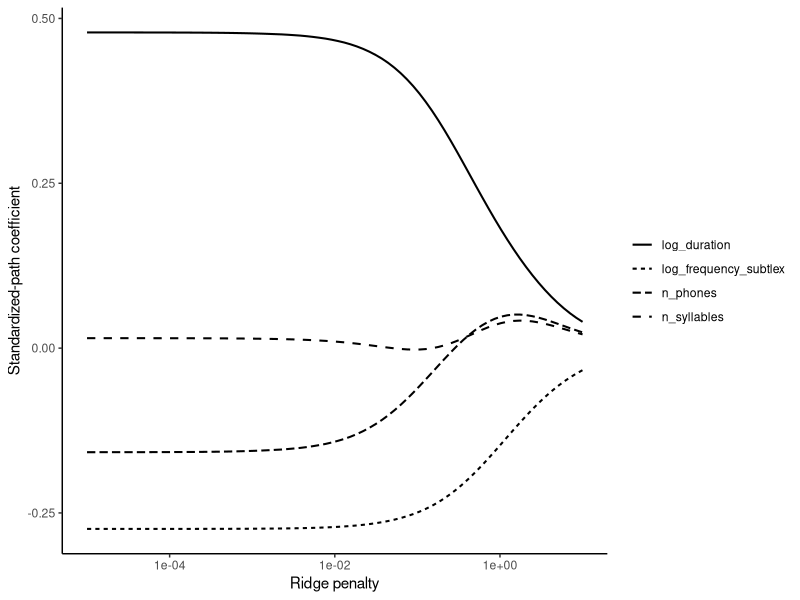
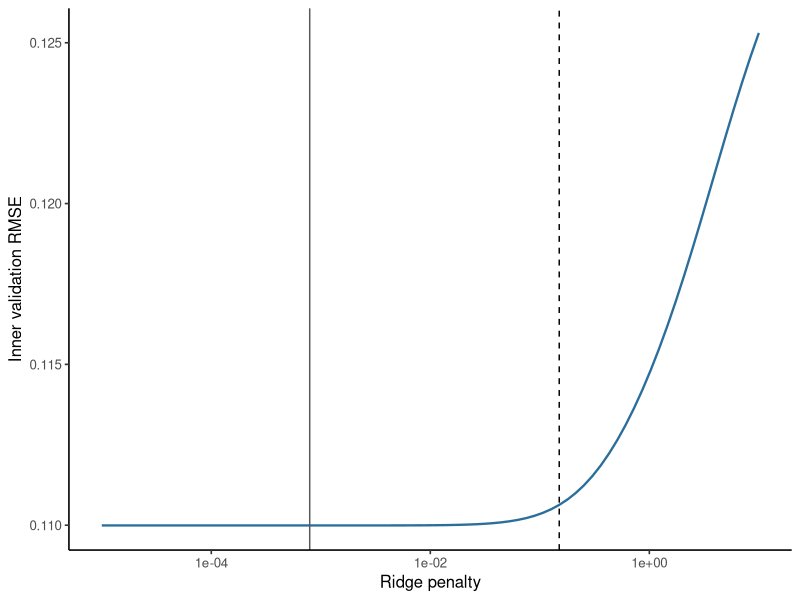

R code for these plots, in order:
## ---- chunk 1
#| label: validate-mald-ridge
library(ggplot2)
library(glmnet)

mald <- read.csv("data/mald/mald-items.csv", stringsAsFactors = FALSE)
X <- model.matrix(
  ~ log_frequency_subtlex + log_duration + n_phones + n_syllables,
  data = mald
)[, -1, drop = FALSE]
y <- mald$mean_log_rt

n_folds <- 10L
test_proportion <- 0.2
set.seed(20261020)
outer_test <- sample(
  c(TRUE, FALSE),
  size = nrow(mald),
  replace = TRUE,
  prob = c(test_proportion, 1 - test_proportion)
)
development_rows <- which(!outer_test)
test_rows <- which(outer_test)
fold_id <- sample(rep(seq_len(n_folds), length.out = length(development_rows)))
penalty_grid <- 10^seq(-5, 1, length.out = 80L)
ridge_mixing <- 0
fold_mse <- matrix(NA_real_, nrow = n_folds, ncol = length(penalty_grid))
fold_sizes <- integer(n_folds)

for (fold in seq_len(n_folds)) {
  inner_training_rows <- development_rows[fold_id != fold]
  inner_validation_rows <- development_rows[fold_id == fold]
  fold_sizes[[fold]] <- length(inner_validation_rows)

  inner_training_X <- X[inner_training_rows, , drop = FALSE]
  inner_x_means <- colMeans(inner_training_X)
  inner_x_scales <- sqrt(colMeans(sweep(
    inner_training_X,
    2L,
    inner_x_means,
    `-`
  )^2))
  inner_training_X <- sweep(
    sweep(inner_training_X, 2L, inner_x_means, `-`),
    2L,
    inner_x_scales,
    `/`
  )
  inner_validation_X <- sweep(
    sweep(
      X[inner_validation_rows, , drop = FALSE],
      2L,
      inner_x_means,
      `-`
    ),
    2L,
    inner_x_scales,
    `/`
  )
  inner_y_mean <- mean(y[inner_training_rows])
  inner_y_scale <- sqrt(mean(
    (y[inner_training_rows] - inner_y_mean)^2
  ))
  inner_training_y <-
    (y[inner_training_rows] - inner_y_mean) / inner_y_scale

  ridge_fit <- glmnet(
    x = inner_training_X,
    y = inner_training_y,
    alpha = ridge_mixing,
    lambda = penalty_grid,
    standardize = FALSE,
    intercept = FALSE
  )
  current_predictions <- inner_y_mean + inner_y_scale * predict(
      ridge_fit,
      newx = inner_validation_X,
      s = penalty_grid
    )
  fold_mse[fold, ] <- colMeans(
    (y[inner_validation_rows] - current_predictions)^2
  )
}

mean_mse <- colMeans(fold_mse)
se_mse <- apply(fold_mse, 2, sd) / sqrt(n_folds)
minimum_index <- which.min(mean_mse)
one_se_candidates <- which(
  mean_mse <= mean_mse[minimum_index] + se_mse[minimum_index]
)
one_se_index <- max(one_se_candidates)
lambda_min <- penalty_grid[minimum_index]
lambda_one_se <- penalty_grid[one_se_index]

development_X <- X[development_rows, , drop = FALSE]
development_y <- y[development_rows]
n_development <- length(development_y)
x_means <- colMeans(development_X)
x_scales <- sqrt(colMeans(sweep(
  development_X,
  2L,
  x_means,
  `-`
)^2))
X_standardized <- sweep(
  sweep(development_X, 2L, x_means, `-`),
  2L,
  x_scales,
  `/`
)
y_mean <- mean(development_y)
y_centered <- development_y - y_mean
y_scale <- sqrt(mean(y_centered^2))
y_standardized <- y_centered / y_scale

selected_ridge_fit <- glmnet(
  x = X_standardized,
  y = y_standardized,
  alpha = ridge_mixing,
  lambda = lambda_one_se,
  standardize = FALSE,
  intercept = FALSE,
  thresh = 1e-14,
  maxit = 1000000L
)

ridge_standardized_by_hand <- drop(solve(
  crossprod(X_standardized) +
    n_development * lambda_one_se * diag(ncol(X_standardized)),
  crossprod(X_standardized, y_standardized)
))
ridge_slopes_by_hand <- y_scale * ridge_standardized_by_hand / x_scales
ridge_intercept_by_hand <-
  y_mean - sum(x_means * ridge_slopes_by_hand)
ridge_coefficients_by_hand <- c(
  `(Intercept)` = ridge_intercept_by_hand,
  setNames(ridge_slopes_by_hand, colnames(development_X))
)
ridge_standardized_glmnet <- drop(as.matrix(coef(
  selected_ridge_fit,
  s = lambda_one_se
)))[-1L]
ridge_slopes_glmnet <- y_scale * ridge_standardized_glmnet / x_scales
ridge_intercept_glmnet <-
  y_mean - sum(x_means * ridge_slopes_glmnet)
ridge_coefficients_glmnet <- c(
  `(Intercept)` = ridge_intercept_glmnet,
  setNames(ridge_slopes_glmnet, colnames(development_X))
)

ridge_coefficient_check <- data.frame(
  term = names(ridge_coefficients_by_hand),
  direct_calculation = ridge_coefficients_by_hand,
  glmnet = ridge_coefficients_glmnet,
  absolute_difference = abs(
    ridge_coefficients_by_hand - ridge_coefficients_glmnet
  ),
  row.names = NULL
)
ridge_standardized_check <- data.frame(
  term = colnames(X_standardized),
  direct_standardized = ridge_standardized_by_hand,
  glmnet_standardized = ridge_standardized_glmnet,
  absolute_difference = abs(
    ridge_standardized_by_hand - ridge_standardized_glmnet
  )
)

ridge_test_prediction <- as.numeric(
  ridge_intercept_glmnet +
    X[test_rows, , drop = FALSE] %*% ridge_slopes_glmnet
)

ols_fit <- lm(
  mean_log_rt ~ log_frequency_subtlex + log_duration +
    n_phones + n_syllables,
  data = mald[development_rows, ]
)

A_lambda_inverse <- solve(
  crossprod(X_standardized) +
    n_development * lambda_one_se * diag(ncol(X_standardized))
)
sigma2_standardized_plugin <-
  summary(ols_fit)$sigma^2 / y_scale^2
ridge_sampling_covariance_standardized <-
  sigma2_standardized_plugin *
  A_lambda_inverse %*% crossprod(X_standardized) %*%
  A_lambda_inverse
ridge_posterior_covariance_standardized <-
  sigma2_standardized_plugin * A_lambda_inverse
return_to_original_units <- diag(y_scale / x_scales)
ridge_sampling_covariance_original <-
  return_to_original_units %*%
  ridge_sampling_covariance_standardized %*%
  return_to_original_units
ridge_posterior_covariance_original <-
  return_to_original_units %*%
  ridge_posterior_covariance_standardized %*%
  return_to_original_units
ridge_conditional_uncertainty <- data.frame(
  term = colnames(X_standardized),
  fixed_lambda_sampling_se = sqrt(diag(
    ridge_sampling_covariance_original
  )),
  fixed_lambda_posterior_sd = sqrt(diag(
    ridge_posterior_covariance_original
  )),
  row.names = NULL
)

ols_test_prediction <- predict(
  ols_fit,
  newdata = mald[test_rows, ]
)

ridge_rmse <- sqrt(mean((y[test_rows] - ridge_test_prediction)^2))
ols_rmse <- sqrt(mean((y[test_rows] - ols_test_prediction)^2))

stopifnot(
  nrow(mald) == length(unique(mald$item)),
  all(is.finite(ridge_test_prediction)),
  all(is.finite(ols_test_prediction)),
  length(intersect(development_rows, test_rows)) == 0L,
  diff(range(fold_sizes)) <= 1L,
  lambda_one_se >= lambda_min,
  max(abs(
    ridge_standardized_by_hand - ridge_standardized_glmnet
  )) < 1e-7,
  max(abs(
    ridge_coefficients_by_hand - ridge_coefficients_glmnet
  )) < 1e-7
)

data.frame(
  method = c("ridge: one-SE rule", "ordinary least squares"),
  outer_test_items = length(test_rows),
  outer_test_rmse = c(ridge_rmse, ols_rmse)
)
ridge_coefficient_check
ridge_standardized_check
ridge_conditional_uncertainty
## ---- chunk 2
#| label: show-mald-ridge-path
full_path <- glmnet(
  x = X_standardized,
  y = y_standardized,
  alpha = 0, # dqr-allow: algorithm-setting
  lambda = penalty_grid,
  standardize = FALSE,
  intercept = FALSE
)
path_matrix <- as.matrix(coef(full_path))[-1, , drop = FALSE]
path_data <- do.call(rbind, lapply(seq_len(nrow(path_matrix)), function(j) {
  data.frame(
    lambda = full_path$lambda,
    coefficient = rownames(path_matrix)[[j]],
    estimate = path_matrix[j, ]
  )
}))
ggplot(path_data, aes(lambda, estimate, linetype = coefficient)) +
  geom_line(linewidth = 0.7) +
  scale_x_log10() +
  labs(x = "Ridge penalty", y = "Standardized-path coefficient", linetype = NULL) +
  theme_classic(base_size = 11)
## ---- chunk 3
#| label: plot-mald-ridge-validation
#| fig-cap: "Inner validation error across the ridge penalty grid. The solid and dashed lines mark the minimum error and one standard error choices."
validation_curve <- data.frame(
  lambda = penalty_grid,
  rmse = sqrt(mean_mse)
)

ggplot(validation_curve, aes(lambda, rmse)) +
  geom_line(color = "#2C6E9B", linewidth = 0.8) +
  geom_vline(xintercept = lambda_min, color = "grey35", linewidth = 0.5) +
  geom_vline(
    xintercept = lambda_one_se,
    color = "black",
    linetype = 2,
    linewidth = 0.5
  ) +
  scale_x_log10() +
  labs(x = "Ridge penalty", y = "Inner validation RMSE") +
  theme_classic(base_size = 12)
